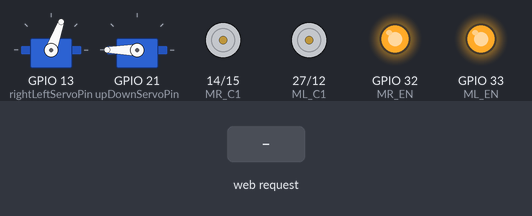
Simulated run of this sketch. Board: ESP32. Shown: 2 × servo, motor-driver pin pairs drawn as motors (green arrow = first pin HIGH = forward, orange = second pin HIGH = backward, longer = more drive), output pins drawn as LEDs (lit = HIGH). The test bench sets the inputs (shaded band). WiFi joins after 1.5 s; servers stay silent unless stated; what the sketch prints to the serial monitor is not drawn.

Above: at 2.7 s.
2.8 s: HTTP request GET /motor/stop received
At 4.1 s:
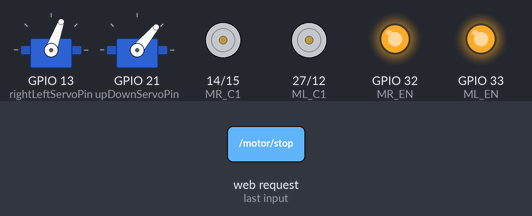
5.8 s: HTTP request GET /motor/forward received
At 6.8 s:
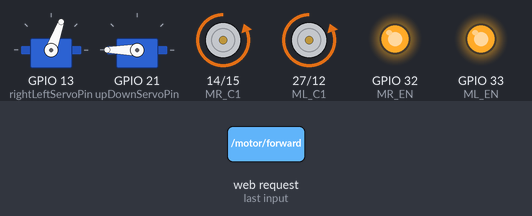
8.0 s: HTTP request GET /motor/backward received
At 8.4 s:
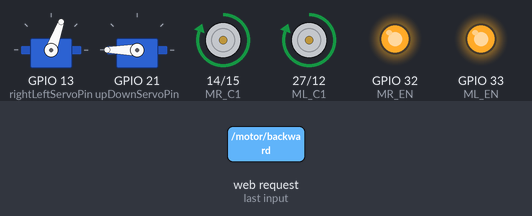
9.5 s: HTTP request GET /motor/go-left received
At 10.7 s:
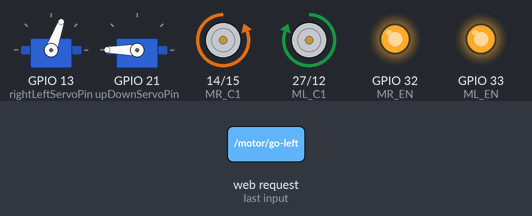
11.0 s: HTTP request GET /motor/go-right received
At 11.9 s:
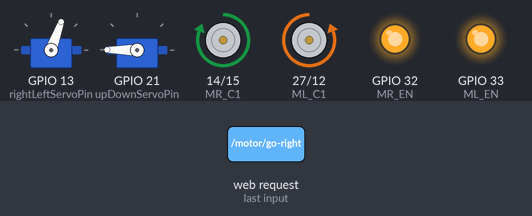
Timing chart, 0 to 13.5 s (numbered marks = the images above; inputs shaded):
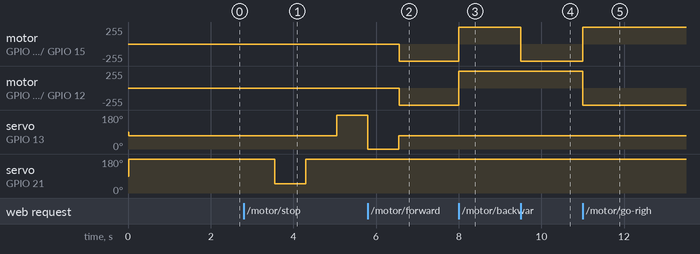

The sketch:

ESP32_WiFi_Servo_L293D_Motor_Robot.ino
```cpp
// Include the ESP32 Arduino Servo Library instead of the original Arduino Servo Library
#include <ESP32_Servo.h>
#include <WiFi.h>


/******* WiFi *******/
// Replace with your network credentials
const char* ssid     = "xxxxxx";
const char* password = "xxxxxx";

// Set web server port number to 80
WiFiServer server(80);

// Variable to store the HTTP request
String header;
/***********************/

/**** L293D (DC Motors) ****/
#define MR_EN 32  // control speed(PWM)
#define MR_C1 14  // control direction
#define MR_C2 15  // control direction

#define ML_EN 33  // control speed(PWM)
#define ML_C1 27  // control direction
#define ML_C2 12  // control direction

// Auxiliar variables to store the current output state
int motorStateInt = 0;
String motorState;
/***********************/

/**** Servos(Moving EyeBall) ****/
// GPIO pin used to connect the servo control (digital out)
int upDownServoPin = 21;
int rightLeftServoPin =  13;
Servo upDownServo; //Eye Lid
Servo rightLeftServo; //Eye Ball

//define position name and value
#define left 0
#define right 180
#define middle 70
#define closed 50
#define fullOpen 180
#define waitTime 750
/***********************/


void setup() {
  Serial.begin(115200);

/**** Servos (Moving EyeBall) ****/
  rightLeftServo.attach(rightLeftServoPin);
  upDownServo.attach(upDownServoPin);

  //starting position of the servo motors
  delay(10);
  upDownServo.write(fullOpen);
  rightLeftServo.write(middle);
/***********************/

/**** L293D (DC Motors) ****/
  pinMode(MR_EN, OUTPUT);
  pinMode(MR_C1, OUTPUT);
  pinMode(MR_C2, OUTPUT);

  pinMode(ML_EN, OUTPUT);
  pinMode(ML_C1, OUTPUT);
  pinMode(ML_C2, OUTPUT);

  digitalWrite(MR_EN, HIGH);
  digitalWrite(ML_EN, HIGH);

  stopAll(); //Stop Motors
/***********************/

/***************** WiFi *****************/
 // Connect to Wi-Fi network with SSID and password
  Serial.print("Connecting to ");
  Serial.println(ssid);
  WiFi.begin(ssid, password);
  while (WiFi.status() != WL_CONNECTED) {
    delay(500);
    Serial.print(".");
  }
  // Print local IP address and start web server
  Serial.println("");
  Serial.println("WiFi connected.");
  Serial.println("IP address: ");
  Serial.println(WiFi.localIP());
  server.begin();
/*******************************************/
}


void loop() {
  upDownServo.write(fullOpen);
/********************** WiFi Connection ***********************************/
  WiFiClient client = server.available();   // Listen for incoming clients

  if (client) {                             // If a new client connects,
    Serial.println("New Client.");          // print a message out in the serial port
    String currentLine = "";                // make a String to hold incoming data from the client
    while (client.connected()) {            // loop while the client's connected
      if (client.available()) {             // if there's bytes to read from the client,
        char c = client.read();             // read a byte, then
        Serial.write(c);                    // print it out the serial monitor
        header += c;
        if (c == '\n') {                    // if the byte is a newline character
          // if the current line is blank, you got two newline characters in a row.
          // that's the end of the client HTTP request, so send a response:
          if (currentLine.length() == 0) {
            // HTTP headers always start with a response code (e.g. HTTP/1.1 200 OK)
            // and a content-type so the client knows what's coming, then a blank line:
            client.println("HTTP/1.1 200 OK");
            client.println("Content-type:text/html");
            client.println("Connection: close");
            client.println();
/*****************************************************************************/

/********************** Webpage GET Request ***********************************/
            // turns the GPIOs on and off
            if (header.indexOf("GET /motor/stop") >= 0) {
              motorStateInt = 0;
            }else if (header.indexOf("GET /motor/forward") >= 0) {
              motorStateInt = 1;
            } else if (header.indexOf("GET /motor/backward") >= 0) {
              motorStateInt = 2;
            } else if (header.indexOf("GET /motor/go-left") >= 0) {
              motorStateInt = 3;
            } else if (header.indexOf("GET /motor/go-right") >= 0) {
              motorStateInt = 4;
            }
/*****************************************************************************/

/********************** Movement Conditions ***********************************/
            switch (motorStateInt) {
              case 0:{
                motorState = "stop";
                stopAll();
                lookAround();
                break;
              }
              case 1:
                goForward();
                motorState = "forward";
                break;
              case 2:
                goBackward();
                motorState = "backward";
                break;
              case 3:
                goLeft();
                motorState = "go-left";
                break;
              case 4:
                goRight();
                motorState = "go-right";
                break;
              default:
                // if nothing else matches, do the default, default is optional
                stopAll();
                break;
            }
/*****************************************************************************/

            displyWebPage(client);
            displayMotorButtonStop(client, motorState);
            displayMotorButtonFB(client, motorState);
            displayMotorButtonRL(client, motorState);

            client.println("</body></html>");

            // The HTTP response ends with another blank line
            client.println();
            // Break out of the while loop
            break;
          } else { // if you got a newline, then clear currentLine
            currentLine = "";
          }
        } else if (c != '\r') {  // if you got anything else but a carriage return character,
          currentLine += c;      // add it to the end of the currentLine
        }
      }
    }
    // Clear the header variable
    header = "";
    // Close the connection
    client.stop();
    Serial.println("Client disconnected.");
    Serial.println("");
  }
}


/*------------------------ Functions ------------------------*/
/********** DC Motor Movement ***********/
void goBackward(){
  leftMotorForward();
  rightMotorForward();
}
void goForward(){
  leftMotorBackward();
  rightMotorBackward();
}
void goRight(){
  rightMotorForward();
  leftMotorBackward();
}
void goLeft(){
  leftMotorForward();
  rightMotorBackward();
}
void stopAll(){
  leftMotorStop();
  rightMotorStop();
}
void leftMotorForward(){
  digitalWrite(ML_C1, HIGH);
  digitalWrite(ML_C2, LOW);
}
void leftMotorBackward(){
  digitalWrite(ML_C1, LOW);
  digitalWrite(ML_C2, HIGH);
}
void leftMotorStop(){
  digitalWrite(ML_C1, LOW);
  digitalWrite(ML_C2, LOW);
}
void rightMotorStop(){
  digitalWrite(MR_C1, LOW);
  digitalWrite(MR_C2, LOW);
}
void rightMotorForward(){
  digitalWrite(MR_C1, HIGH);
  digitalWrite(MR_C2, LOW);
}
void rightMotorBackward(){
  digitalWrite(MR_C1, LOW);
  digitalWrite(MR_C2, HIGH);
}
/*********************************************/

/************ Moving EyeBall ****************/
void lookAround(){
  delay(waitTime);
  upDownServo.write(closed);
  delay(waitTime);
  upDownServo.write(fullOpen);
  delay(waitTime);
  rightLeftServo.write(right);
  delay(waitTime);
  rightLeftServo.write(left);
  delay(waitTime);
  rightLeftServo.write(middle);
  upDownServo.write(fullOpen);
}
/*****************************************************/

/**************** Webpage Display ********************/
void displyWebPage(WiFiClient c){
  // Display the HTML web page
  c.println("<!DOCTYPE html><html>");
  c.println("<head><meta name=\"viewport\" content=\"width=device-width, initial-scale=1\">");
  c.println("<link rel=\"icon\" href=\"data:,\">");
  // CSS to style the on/off buttons
  // Feel free to change the background-color and font-size attributes to fit your preferences
  c.println("<style>html { font-family: Helvetica; display: inline-block; margin: 0px auto; text-align: center;}");
  c.println(".button { background-color: #4CAF50; border: none; color: white; padding: 16px 40px;");
  c.println("text-decoration: none; font-size: 30px; margin: 2px; cursor: pointer;}");
  c.println(".button2 {background-color: orange;}");
  c.println(".button3 {background-color: red;}");
  c.println(".button4 {background-color: gray;}</style></head>");

  // Web Page Heading
  c.println("<body><h1>My WiFi Robot</h1>");
}

void displayMotorButtonStop(WiFiClient c, String pinState){
  // If the motorState is "stop", it hides the "Stop" button
  if(pinState == "stop"){
    c.println("<h2>Safe Driving</h2>");
  }else{
    c.println("<p><a href=\"/motor/stop\"><button class=\"button button3\">Stop</button></a></p>");
  }
}

void displayMotorButtonFB(WiFiClient c, String pinState){
  // Display current state, and Forward/Backward button
  c.println("<p>GPIO Motor - State " + pinState + "</p>");
  // If the motorState is "forward", it displays the "Backward" button
  if(pinState == "forward"){
    c.println("<p><a href=\"/motor/backward\"><button class=\"button\">Backward</button></a></p>");
  }else{
    c.println("<p><a href=\"/motor/forward\"><button class=\"button button2\">Forward</button></a></p>");
  }
}

void displayMotorButtonRL(WiFiClient c, String pinState){
  // Display current state, and Turn Left/Right button
  c.println("<p>GPIO Motor - State " + pinState + "</p>");
  // If the motorState is "go-right", it displays the "Turn Left" button
  if(pinState == "go-right"){
    c.println("<p><a href=\"/motor/go-left\"><button class=\"button\">Turn Left</button></a></p>");
  }else{
    c.println("<p><a href=\"/motor/go-right\"><button class=\"button button2\">Turn Right</button></a></p>");
  }
}
/*********************************************************************/
```

Measured:
- after the input at 2.8 s, servo on GPIO 13 (rightLeftServoPin): 70° → 180° after 2.3 s; servo on GPIO 21 (upDownServoPin): 180° → 50° after 0.75 s, → 180° 0.75 s later
- after the input at 5.8 s, motor on GPIO 14 (MR_C1) / GPIO 15 (MR_C2), motor on GPIO 27 (ML_C1) / GPIO 12 (ML_C2): stopped → backward 255/255 after 0.76 s
- after the input at 8.0 s, motor on GPIO 14 (MR_C1) / GPIO 15 (MR_C2), motor on GPIO 27 (ML_C1) / GPIO 12 (ML_C2): backward 255/255 → forward 255/255 at once
- after the input at 9.5 s, motor on GPIO 14 (MR_C1) / GPIO 15 (MR_C2): forward 255/255 → backward 255/255 at once
- after the input at 11.0 s, motor on GPIO 14 (MR_C1) / GPIO 15 (MR_C2): backward 255/255 → forward 255/255 at once; motor on GPIO 27 (ML_C1) / GPIO 12 (ML_C2): forward 255/255 → backward 255/255 at once
